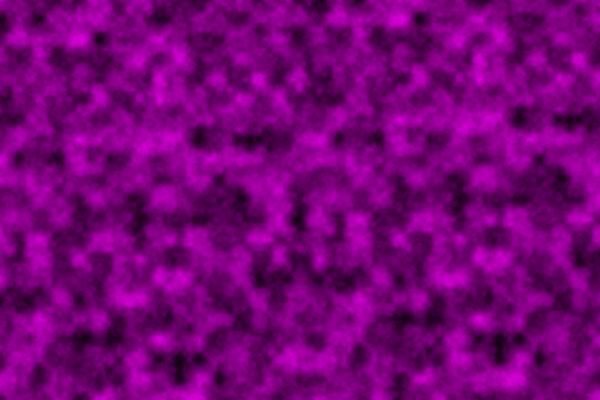
Frame 1 (no input)
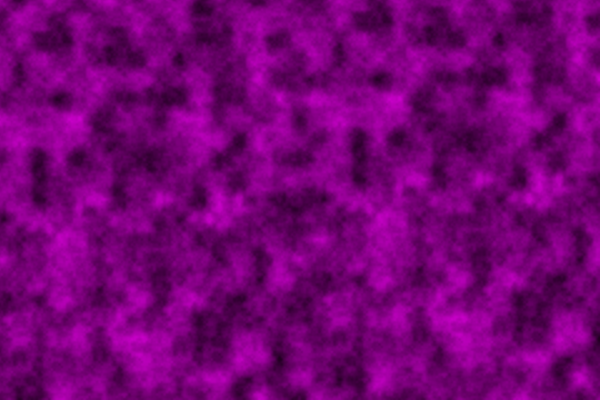
Frame 60 (no input)
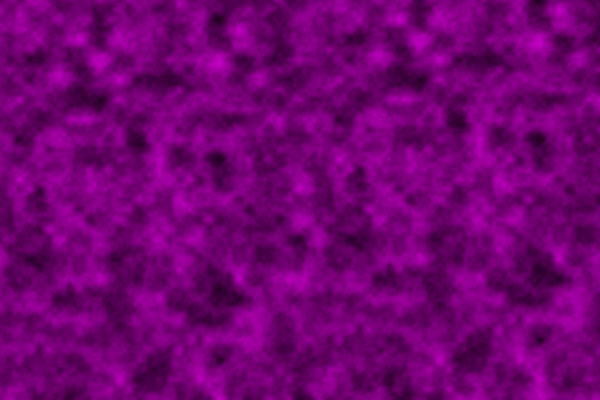
Frame 120 (the mouse pressed at the canvas centre since frame 60)

The p5.js sketch that drew these frames (run headless with seeded random() and noise() and a simulated clock; from frame 60 on, the mouse is pressed at the canvas centre):

// p5.js sketch
// ── sketch.js
function setup() {
  createCanvas(600, 400);
  // background('DodgerBlue');
}

let z = 0;
function draw() {
  let x = 0;
  loadPixels();
  for(let i = 0;i < width;i ++){
    x += 0.05;
    let y = 3;
    for(let j = 0;j < height;j ++){
      y += 0.05;
      let c = noise(x,y,z);
      c = map(c,0,1,0,255);
      set(i,j,color(c,0,c,255));
    }
  }
  z += 0.03;

  updatePixels()
}
